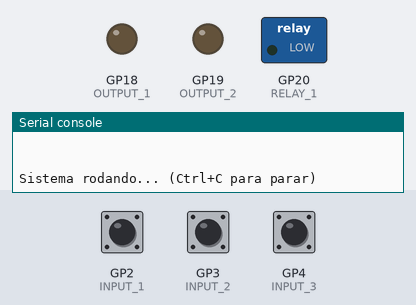
Simulated run of this program. Board: Raspberry Pi Pico running MicroPython. On the bench: switched loads named in the program (green lamp = pin HIGH), output pins drawn as LEDs (lit = HIGH), the last lines printed to the serial console. The test bench sets the inputs (shaded band); at power-on: GP4 (INPUT_3) HIGH, GP2 (INPUT_1) HIGH, GP3 (INPUT_2) HIGH.

Above: at 1.2 s.
1.3 s: GP4 (INPUT_3) pulled LOW for 0.15 s
At 1.4 s:
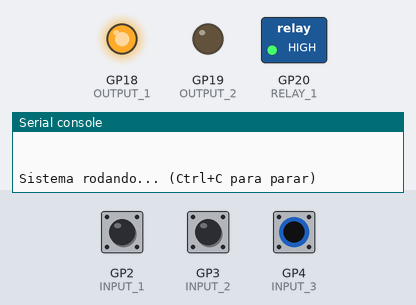
3.0 s: GP2 (INPUT_1) pulled LOW for 3.2 s
At 4.5 s:
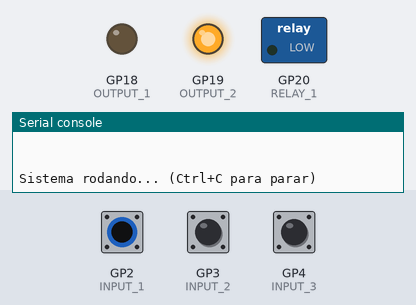
7.7 s: GP4 (INPUT_3) pulled LOW for 3.2 s
At 9.1 s:
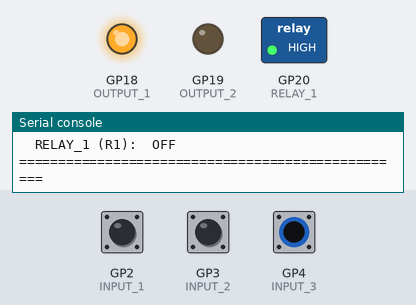
12.4 s: GP2 (INPUT_1) driven LOW and GP4 (INPUT_3) driven LOW
At 13.9 s:
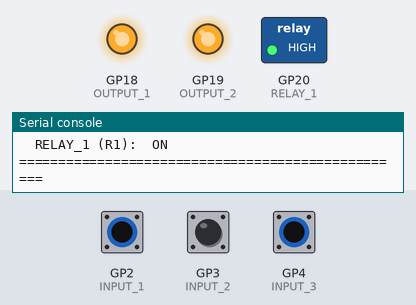
14.8 s: GP3 (INPUT_2) pulled LOW for 0.15 s
At 15.2 s:
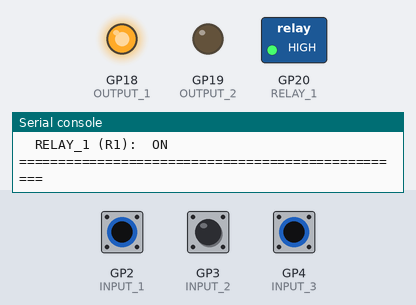
17.4 s: GP3 (INPUT_2) pulled LOW for 1 s
At 20.3 s:
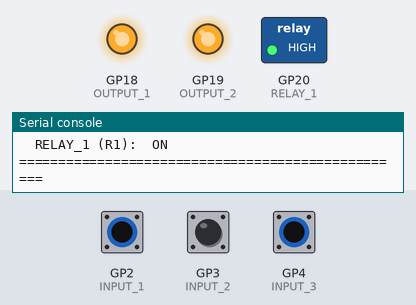
Timing chart, 0 to 21.8 s (numbered marks = the images above; inputs shaded):
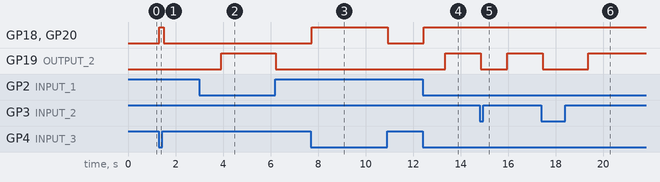

Measured:
- after the input at 1.3 s, GP18 (OUTPUT_1), GP20 (RELAY_1): LOW → HIGH at once, → LOW 0.20 s later
- after the input at 3.0 s, GP19 (OUTPUT_2): LOW → HIGH after 0.91 s, → LOW 2.3 s later
- after the input at 7.7 s, GP18 (OUTPUT_1), GP20 (RELAY_1): LOW → HIGH at once, → LOW 3.2 s later
- after the input at 12.4 s, GP18 (OUTPUT_1), GP20 (RELAY_1): LOW → HIGH at once; GP19 (OUTPUT_2): LOW → HIGH after 0.94 s
- after the input at 14.8 s, GP19 (OUTPUT_2): HIGH → LOW after 0.05 s, → HIGH 1.1 s later
- after the input at 17.4 s, GP19 (OUTPUT_2): HIGH → LOW after 0.06 s, → HIGH 1.9 s later

The program:

ladder_example.py
```python
"""
Exemplo de Código LADDER Básico para Raspberry Pi Pico
Demonstra como a lógica LADDER pode ser implementada em MicroPython
"""

from machine import Pin
import time

# Configuração dos pinos I/O
# Entradas (inputs)
INPUT_1 = Pin(2, Pin.IN, Pin.PULL_UP)   # Botão 1
INPUT_2 = Pin(3, Pin.IN, Pin.PULL_UP)   # Botão 2
INPUT_3 = Pin(4, Pin.IN, Pin.PULL_UP)   # Sensor

# Saídas (outputs)
OUTPUT_1 = Pin(18, Pin.OUT)  # LED 1
OUTPUT_2 = Pin(19, Pin.OUT)  # LED 2
RELAY_1 = Pin(20, Pin.OUT)   # Relé 1

# Variáveis internas (memórias)
M1 = False  # Memória auxiliar 1
M2 = False  # Memória auxiliar 2
timer_1 = 0  # Timer 1

def read_inputs():
    """Lê o estado das entradas"""
    # Nota: Pull-up invertido (0 = pressionado, 1 = solto)
    i1 = not INPUT_1.value()
    i2 = not INPUT_2.value()
    i3 = not INPUT_3.value()
    return i1, i2, i3

def ladder_logic():
    """
    Implementa a lógica LADDER

    RUNG 1: Se INPUT_1 AND INPUT_2 então M1 = True
    RUNG 2: Se M1 OR INPUT_3 então OUTPUT_1 = True
    RUNG 3: Se INPUT_1 AND NOT INPUT_2 então OUTPUT_2 = True com timer
    RUNG 4: Se OUTPUT_1 então RELAY_1 = True
    """
    global M1, M2, timer_1

    # Lê entradas
    i1, i2, i3 = read_inputs()

    # RUNG 1: Lógica AND básica
    # ---|I1|---|I2|---( M1 )
    M1 = i1 and i2

    # RUNG 2: Lógica OR com memória
    # ---|M1|---+
    #           |---( O1 )
    # ---|I3|---+
    OUTPUT_1.value(M1 or i3)

    # RUNG 3: Lógica com NOT e timer
    # ---|I1|---|/I2|---[TON T1:1s]---( O2 )
    if i1 and not i2:
        timer_1 += 1
        if timer_1 >= 10:  # 10 ciclos = ~1 segundo
            OUTPUT_2.on()
    else:
        timer_1 = 0
        OUTPUT_2.off()

    # RUNG 4: Saída para relé
    # ---|O1|---( R1 )
    RELAY_1.value(OUTPUT_1.value())

def ladder_diagram_ascii():
    """
    Representação ASCII do diagrama LADDER
    """
    return """
    LADDER DIAGRAM - Exemplo Básico

    RUNG 1: Comando AND
    ---|I1|---|I2|---( M1 )

    RUNG 2: Comando OR
    ---|M1|---+
              |---( O1 )
    ---|I3|---+

    RUNG 3: Timer ON Delay
    ---|I1|---|/I2|---[TON T1:1s]---( O2 )

    RUNG 4: Saída para Relé
    ---|O1|---( R1 )

    LEGENDA:
    I1, I2, I3 = Entradas (Inputs)
    O1, O2 = Saídas (Outputs)
    M1 = Memória auxiliar
    R1 = Relé
    /I2 = Contato normalmente fechado
    TON = Timer ON Delay
    """

def status_display():
    """Exibe status atual do sistema"""
    i1, i2, i3 = read_inputs()

    print("\n" + "="*50)
    print("STATUS DO SISTEMA LADDER")
    print("="*50)
    print(f"ENTRADAS:")
    print(f"  INPUT_1 (I1): {'ON ' if i1 else 'OFF'}")
    print(f"  INPUT_2 (I2): {'ON ' if i2 else 'OFF'}")
    print(f"  INPUT_3 (I3): {'ON ' if i3 else 'OFF'}")
    print(f"\nMEMÓRIAS:")
    print(f"  M1: {'ON ' if M1 else 'OFF'}")
    print(f"  Timer_1: {timer_1}")
    print(f"\nSAÍDAS:")
    print(f"  OUTPUT_1 (O1): {'ON ' if OUTPUT_1.value() else 'OFF'}")
    print(f"  OUTPUT_2 (O2): {'ON ' if OUTPUT_2.value() else 'OFF'}")
    print(f"  RELAY_1 (R1):  {'ON ' if RELAY_1.value() else 'OFF'}")
    print("="*50)

def main():
    """Função principal - ciclo de execução LADDER"""
    print("Iniciando Sistema LADDER para Raspberry Pi Pico")
    print(ladder_diagram_ascii())

    print("\nSistema rodando... (Ctrl+C para parar)")

    cycle_count = 0

    try:
        while True:
            # Executa lógica LADDER
            ladder_logic()

            # Exibe status a cada 50 ciclos (~5 segundos)
            cycle_count += 1
            if cycle_count >= 50:
                status_display()
                cycle_count = 0

            # Tempo de ciclo: 100ms (10 Hz)
            time.sleep(0.1)

    except KeyboardInterrupt:
        print("\n\nSistema LADDER parado pelo usuário")
        # Desliga todas as saídas
        OUTPUT_1.off()
        OUTPUT_2.off()
        RELAY_1.off()
        print("Todas as saídas desligadas. Sistema seguro.")

if __name__ == "__main__":
    main()
```
